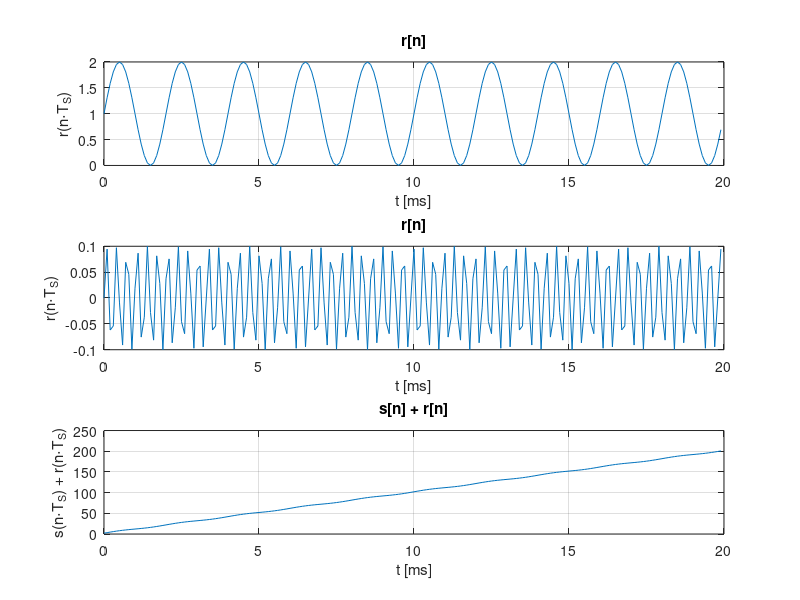

Recreate this plot in MATLAB. (Note: this script raises an error after producing the figure.)
%%%%%%%%%%%%%%%%%%%%%%%%%%%%%%%%%%%%%%%%%%%%%%%%%%%%%%%%%%%%%%%%%%
% DSVB Part 1
% Exercise 1: Digital Signals in the Time Domain
% Waj, HSLU-T&A
%%%%%%%%%%%%%%%%%%%%%%%%%%%%%%%%%%%%%%%%%%%%%%%%%%%%%%%%%%%%%%%%%%

%%%%%% 1.1 Harmonic Signals and SNR
clear all;close all;

%%
% 1. Generation of s[n]
% all parameters in seconds/Hz
Ts = 1/10000;         % Ts = 1/10 kHz = 0.1 ms
len = 2;              % T = length = 2 sec
amp = 1;              % amplitude
f0 = 1/0.002;         % T0 = 2 ms ===> f0 = 500 Hz
n = 0:1:len/Ts-1;     % # of samples = length in sec / Ts in sec
offset = 1;           % Offset
s = amp*sin(2*pi*f0*n*Ts) + offset;

%%
% 2. Generation of r[n]
% all parameters in seconds/Hz
Ts = 1/10000;         % Ts = 1/10 kHz = 0.1 ms
len = 2;              % T = length = 2 sec
amp = 0.1;            % amplitude
f0 = 1/0.00033;       % T0 = 2 ms ===> f0 = 500 Hz
n = 0:1:len/Ts-1;     % # of samples = length in sec / Ts in sec
offset = 0;           % Offset
r = amp*sin(2*pi*f0*n*Ts) + offset;

%%
% 3. Plotting s[n], r[n], s[n]+r[n]
np = [0:199];   % time index for plotting, 200 samples
set(figure,'Name','Harmonic Signals');
subplot(3,1,1)
plot(np*Ts*1000,s(np+1)); 
xlabel('t [ms]'); ylabel('r(n\cdotT_S)'); title('\bf{r[n]}'); grid;
subplot(3,1,2)
plot(np*Ts*1000,r(np+1)); 
xlabel('t [ms]'); ylabel('r(n\cdotT_S)'); title('\bf{r[n]}'); grid;
subplot(3,1,3)
plot(np*Ts*1000,s(np+1) + +(np+1)); 
xlabel('t [ms]'); ylabel('s(n\cdotT_S) + r(n\cdotT_S)'); title('\bf{s[n] + r[n]}'); grid;


%%
% 4./5. Signal-to-Noise-Ratio 

snr  = snr(s, r)
asnr = asnr(s, r)
%To_Do

